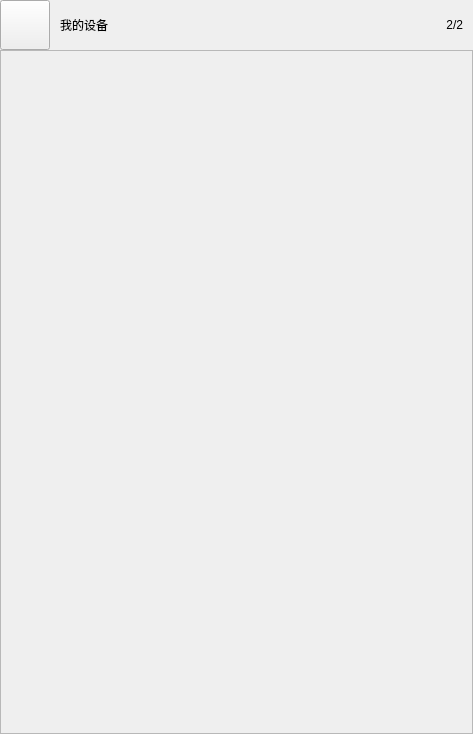
<?xml version="1.0" encoding="UTF-8"?>
<ui version="4.0">
 <class>Drawer</class>
 <widget class="QWidget" name="Drawer">
  <property name="geometry">
   <rect>
    <x>0</x>
    <y>0</y>
    <width>473</width>
    <height>734</height>
   </rect>
  </property>
  <property name="windowTitle">
   <string>Form</string>
  </property>
  <layout class="QVBoxLayout" name="verticalLayout">
   <property name="spacing">
    <number>0</number>
   </property>
   <property name="leftMargin">
    <number>0</number>
   </property>
   <property name="topMargin">
    <number>0</number>
   </property>
   <property name="rightMargin">
    <number>0</number>
   </property>
   <property name="bottomMargin">
    <number>0</number>
   </property>
   <item>
    <widget class="QWidget" name="widget" native="true">
     <property name="sizePolicy">
      <sizepolicy hsizetype="Preferred" vsizetype="Fixed">
       <horstretch>0</horstretch>
       <verstretch>0</verstretch>
      </sizepolicy>
     </property>
     <property name="minimumSize">
      <size>
       <width>0</width>
       <height>50</height>
      </size>
     </property>
     <layout class="QHBoxLayout" name="horizontalLayout">
      <property name="spacing">
       <number>0</number>
      </property>
      <property name="leftMargin">
       <number>0</number>
      </property>
      <property name="topMargin">
       <number>0</number>
      </property>
      <property name="rightMargin">
       <number>10</number>
      </property>
      <property name="bottomMargin">
       <number>0</number>
      </property>
      <item>
       <widget class="QToolButton" name="toolButton">
        <property name="sizePolicy">
         <sizepolicy hsizetype="Fixed" vsizetype="Expanding">
          <horstretch>0</horstretch>
          <verstretch>0</verstretch>
         </sizepolicy>
        </property>
        <property name="minimumSize">
         <size>
          <width>50</width>
          <height>0</height>
         </size>
        </property>
        <property name="text">
         <string/>
        </property>
        <property name="icon">
         <iconset resource="../qrc/init.qrc">
          <normaloff>:/icons/arrow-right.png</normaloff>
          <activeon>:/icons/arrow-down.png</activeon>:/icons/arrow-right.png</iconset>
        </property>
        <property name="iconSize">
         <size>
          <width>32</width>
          <height>32</height>
         </size>
        </property>
        <property name="checkable">
         <bool>true</bool>
        </property>
        <property name="checked">
         <bool>false</bool>
        </property>
       </widget>
      </item>
      <item>
       <spacer name="horizontalSpacer">
        <property name="orientation">
         <enum>Qt::Horizontal</enum>
        </property>
        <property name="sizeType">
         <enum>QSizePolicy::Fixed</enum>
        </property>
        <property name="sizeHint" stdset="0">
         <size>
          <width>10</width>
          <height>20</height>
         </size>
        </property>
       </spacer>
      </item>
      <item>
       <widget class="QLabel" name="label">
        <property name="text">
         <string>我的设备</string>
        </property>
       </widget>
      </item>
      <item>
       <widget class="QLabel" name="label_2">
        <property name="text">
         <string>2/2</string>
        </property>
        <property name="alignment">
         <set>Qt::AlignRight|Qt::AlignTrailing|Qt::AlignVCenter</set>
        </property>
       </widget>
      </item>
     </layout>
    </widget>
   </item>
   <item>
    <widget class="QScrollArea" name="scrollArea">
     <property name="sizeAdjustPolicy">
      <enum>QAbstractScrollArea::AdjustToContentsOnFirstShow</enum>
     </property>
     <property name="widgetResizable">
      <bool>true</bool>
     </property>
     <property name="alignment">
      <set>Qt::AlignHCenter|Qt::AlignTop</set>
     </property>
     <widget class="QWidget" name="scrollAreaWidgetContents">
      <property name="geometry">
       <rect>
        <x>0</x>
        <y>0</y>
        <width>471</width>
        <height>682</height>
       </rect>
      </property>
      <property name="layoutDirection">
       <enum>Qt::LeftToRight</enum>
      </property>
      <layout class="QVBoxLayout" name="verticalLayout_2"/>
     </widget>
    </widget>
   </item>
  </layout>
 </widget>
 <resources>
  <include location="../qrc/init.qrc"/>
 </resources>
 <connections/>
</ui>
